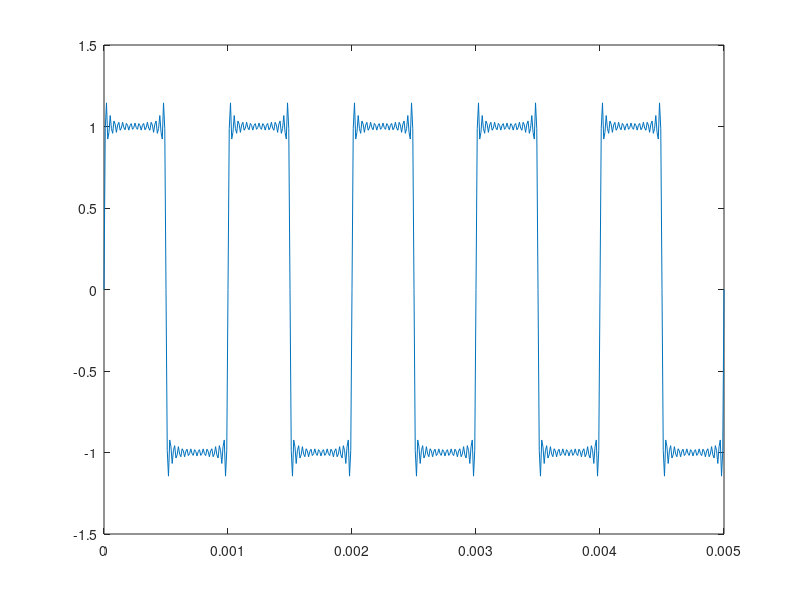

Source code (MATLAB):
%%------------------------------------------------------------| 
% GERADOR DE ONDA QUADRADA COM FREQUENCIA FUNDAMENTAL DE 1kHz.
%%------------------------------------------------------------|
clear all; close all; clc;
%%------------------------------------------------------------| SINAL
fm = 1e3; % frequencia fundamental
tm = 1/fm; % periodo do sinal fundamental
N = 100; % numero de amostras por periodo
fs = N*fm; % frequencia de amostragem
ts = 1/fs; % periodo de amostragem

P = 5; % numero de periodos
t = 0:ts:P*tm; % vetor temporal
H = 15; % numero de harmonicas
v = 1:2:2*H; % vetor de harmonicas
theta = 2*pi*fm*(v'*t);
A = 4/pi; % amplitude
m = (A./v)*sin(theta); % onda quadrada

%%------------------------------------------------------------| PLOT
figure(1)
plot(t,m)